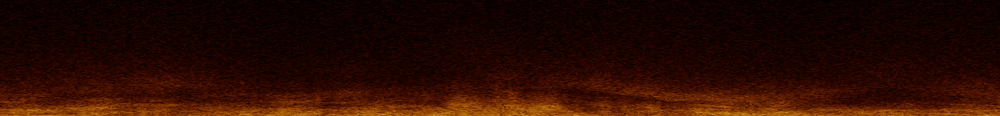
#> input picture DataImage/1/2e.png, 1000 x 116 px, shrunk from 2293 x 267 before the run, found by its file name
$ python flood_fill.py
#> lines starting #> are read from the running program, lines starting #| are printed output that depends on the picture
"""
flood_fill 泛洪填充
像素值的相似性
从一个种子点开始，检查该点的像素值
然后递归地检查相邻像素
如果相邻像素的值在指定的阈值范围内与种子点相似，
则将这些像素的值更改为新的值（通常是相同的值）
"""
import numpy as np
import matplotlib.pyplot as plt
from skimage import io, util, color
from skimage.segmentation import flood_fill
from skimage.util import img_as_float

# 读取图像
image_path = 'DataImage/3/2e.png'
image = util.img_as_float(io.imread(image_path))
# 如果图像不是灰度图，需要转换为灰度图
if len(image.shape) > 2:
    image_gray = color.rgb2gray(image)
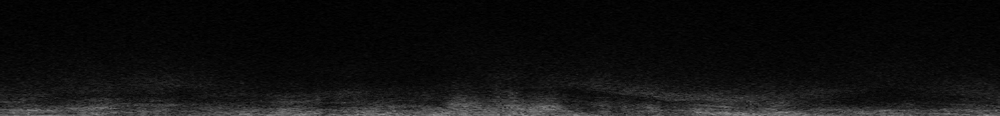
#> image_gray: shape (116, 1000) float64; min 0, max 0.573, mean 0.0654
else:
    image_gray = image

# 将图像转换为浮点数类型
image_gray = img_as_float(image_gray)

# 设置阈值，用于分割图像
threshold = 0.5

# 使用flood_fill进行图像分割
# 这里我们选择一个种子点，然后根据阈值进行填充
seed_point = (image_gray.shape[0] // 2, image_gray.shape[1] // 2)
#> seed_point = (58, 500)
segmentation = flood_fill(image_gray, seed_point, threshold)

# 绘制结果
fig, ax = plt.subplots(1, 2, figsize=(10, 5))
ax[0].imshow(image_gray, cmap='gray')
ax[0].set_title('Original Image')
ax[0].set_axis_off()

ax[1].imshow(segmentation, cmap='gray')
ax[1].set_title('Segmented Image')
ax[1].set_axis_off()

plt.show()
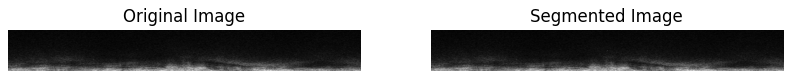
#> figure drawn by matplotlib, 2 panels

$ run again, with DataImage/1/10e.png copied over DataImage/1/2e.png
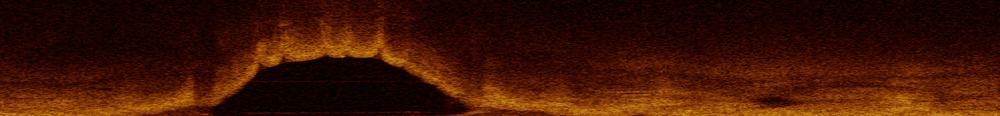
#> input picture DataImage/1/10e.png, 1000 x 116 px, shrunk from 2293 x 267 before the run, found by its file name
#> `image_gray = color.rgb2gray(image)`:
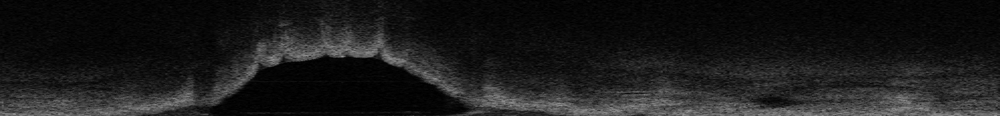
#> image_gray: shape (116, 1000) float64; min 0, max 0.594, mean 0.108
#> `plt.show()`:
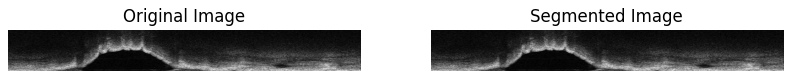
#> figure drawn by matplotlib, 2 panels

$ run again, with DataImage/1/1e.png copied over DataImage/1/2e.png
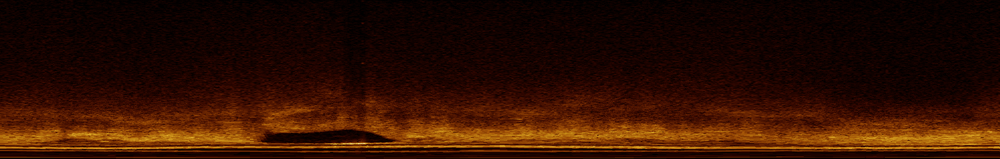
#> input picture DataImage/1/1e.png, 1000 x 159 px, shrunk from 2293 x 365 before the run, found by its file name
#> `image_gray = color.rgb2gray(image)`:
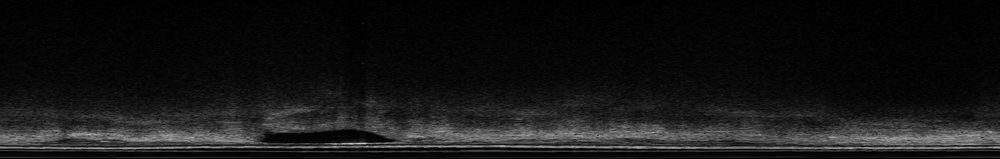
#> image_gray: shape (159, 1000) float64; min 0, max 0.833, mean 0.0862
#> `plt.show()`:
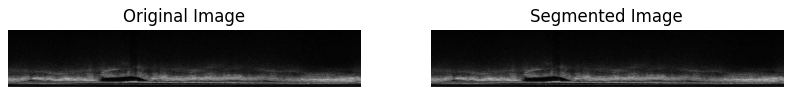
#> figure drawn by matplotlib, 2 panels

$ run again, with DataImage/1/3e.png copied over DataImage/1/2e.png
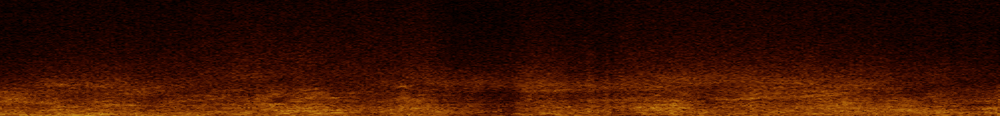
#> input picture DataImage/1/3e.png, 1000 x 116 px, shrunk from 2293 x 267 before the run, found by its file name
#> `image_gray = color.rgb2gray(image)`:
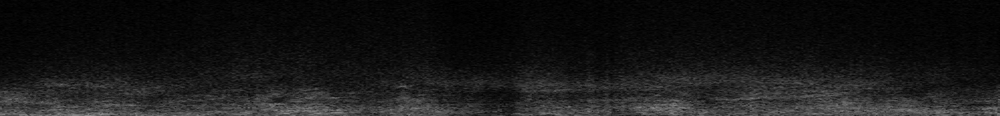
#> image_gray: shape (116, 1000) float64; min 0, max 0.556, mean 0.0925
#> `plt.show()`:
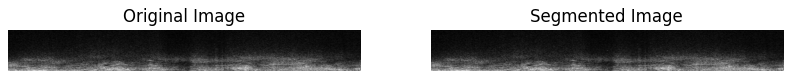
#> figure drawn by matplotlib, 2 panels
